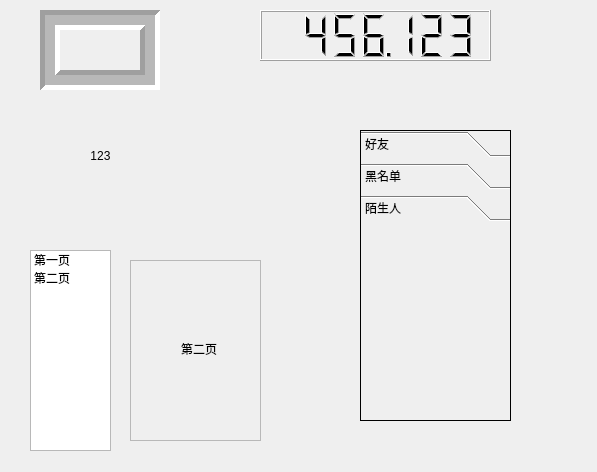
<?xml version="1.0" encoding="UTF-8"?>
<ui version="4.0">
 <class>MyWidget</class>
 <widget class="QWidget" name="MyWidget">
  <property name="geometry">
   <rect>
    <x>0</x>
    <y>0</y>
    <width>597</width>
    <height>472</height>
   </rect>
  </property>
  <property name="windowTitle">
   <string>MyWidget</string>
  </property>
  <widget class="QStackedWidget" name="stackedWidget">
   <property name="geometry">
    <rect>
     <x>130</x>
     <y>260</y>
     <width>131</width>
     <height>181</height>
    </rect>
   </property>
   <property name="frameShape">
    <enum>QFrame::StyledPanel</enum>
   </property>
   <property name="frameShadow">
    <enum>QFrame::Plain</enum>
   </property>
   <property name="currentIndex">
    <number>1</number>
   </property>
   <widget class="QWidget" name="page">
    <widget class="QLabel" name="label_2">
     <property name="geometry">
      <rect>
       <x>60</x>
       <y>60</y>
       <width>54</width>
       <height>12</height>
      </rect>
     </property>
     <property name="text">
      <string>第一页</string>
     </property>
    </widget>
   </widget>
   <widget class="QWidget" name="page_2">
    <widget class="QLabel" name="label_3">
     <property name="geometry">
      <rect>
       <x>50</x>
       <y>80</y>
       <width>81</width>
       <height>16</height>
      </rect>
     </property>
     <property name="text">
      <string>第二页</string>
     </property>
    </widget>
   </widget>
  </widget>
  <widget class="QLabel" name="label">
   <property name="geometry">
    <rect>
     <x>40</x>
     <y>100</y>
     <width>121</width>
     <height>111</height>
    </rect>
   </property>
   <property name="text">
    <string>123</string>
   </property>
   <property name="scaledContents">
    <bool>false</bool>
   </property>
   <property name="alignment">
    <set>Qt::AlignCenter</set>
   </property>
   <property name="wordWrap">
    <bool>false</bool>
   </property>
   <property name="textInteractionFlags">
    <set>Qt::LinksAccessibleByMouse</set>
   </property>
  </widget>
  <widget class="QLCDNumber" name="lcdNumber">
   <property name="geometry">
    <rect>
     <x>260</x>
     <y>10</y>
     <width>231</width>
     <height>51</height>
    </rect>
   </property>
   <property name="smallDecimalPoint">
    <bool>true</bool>
   </property>
   <property name="numDigits">
    <number>7</number>
   </property>
   <property name="value" stdset="0">
    <double>456.122999999999990</double>
   </property>
  </widget>
  <widget class="QToolBox" name="toolBox">
   <property name="geometry">
    <rect>
     <x>360</x>
     <y>130</y>
     <width>151</width>
     <height>291</height>
    </rect>
   </property>
   <property name="frameShape">
    <enum>QFrame::Box</enum>
   </property>
   <property name="currentIndex">
    <number>2</number>
   </property>
   <widget class="QWidget" name="page_3">
    <property name="geometry">
     <rect>
      <x>0</x>
      <y>0</y>
      <width>100</width>
      <height>30</height>
     </rect>
    </property>
    <attribute name="label">
     <string>好友</string>
    </attribute>
   </widget>
   <widget class="QWidget" name="page_4">
    <property name="geometry">
     <rect>
      <x>0</x>
      <y>0</y>
      <width>100</width>
      <height>30</height>
     </rect>
    </property>
    <attribute name="label">
     <string>黑名单</string>
    </attribute>
   </widget>
   <widget class="QWidget" name="page_5">
    <property name="geometry">
     <rect>
      <x>0</x>
      <y>0</y>
      <width>149</width>
      <height>211</height>
     </rect>
    </property>
    <attribute name="label">
     <string>陌生人</string>
    </attribute>
   </widget>
  </widget>
  <widget class="QFrame" name="frame">
   <property name="geometry">
    <rect>
     <x>40</x>
     <y>10</y>
     <width>120</width>
     <height>80</height>
    </rect>
   </property>
   <property name="frameShape">
    <enum>QFrame::Box</enum>
   </property>
   <property name="frameShadow">
    <enum>QFrame::Sunken</enum>
   </property>
   <property name="lineWidth">
    <number>5</number>
   </property>
   <property name="midLineWidth">
    <number>10</number>
   </property>
  </widget>
  <widget class="QListWidget" name="listWidget">
   <property name="geometry">
    <rect>
     <x>30</x>
     <y>250</y>
     <width>81</width>
     <height>201</height>
    </rect>
   </property>
   <item>
    <property name="text">
     <string>第一页</string>
    </property>
   </item>
   <item>
    <property name="text">
     <string>第二页</string>
    </property>
   </item>
  </widget>
 </widget>
 <layoutdefault spacing="6" margin="11"/>
 <resources/>
 <connections>
  <connection>
   <sender>listWidget</sender>
   <signal>currentRowChanged(int)</signal>
   <receiver>stackedWidget</receiver>
   <slot>setCurrentIndex(int)</slot>
   <hints>
    <hint type="sourcelabel">
     <x>72</x>
     <y>319</y>
    </hint>
    <hint type="destinationlabel">
     <x>154</x>
     <y>323</y>
    </hint>
   </hints>
  </connection>
 </connections>
</ui>
